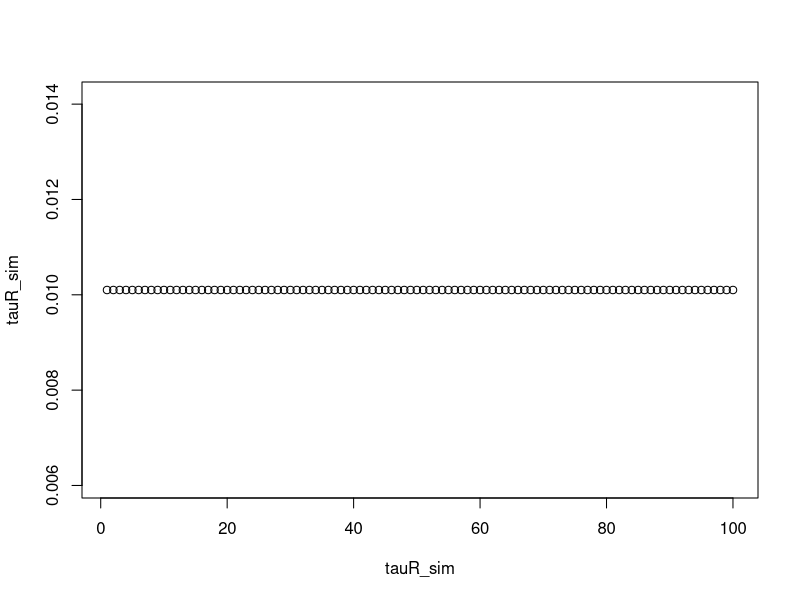
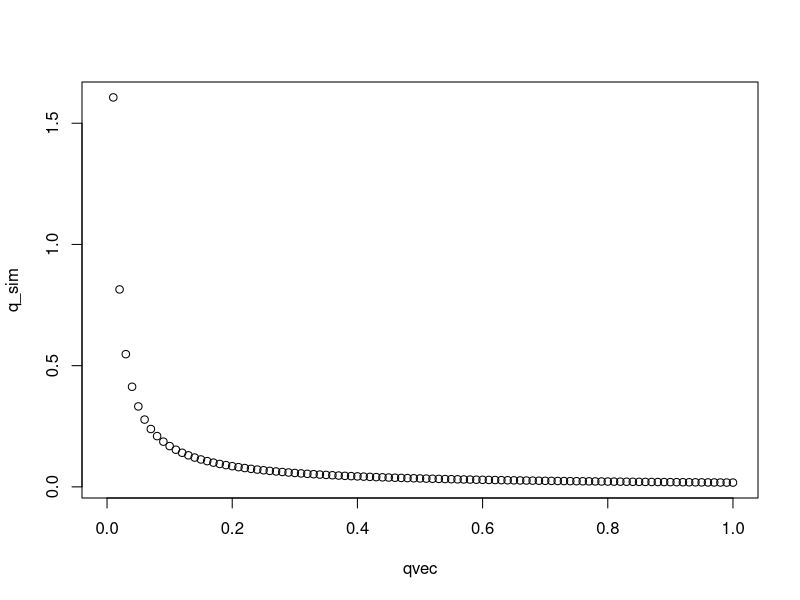
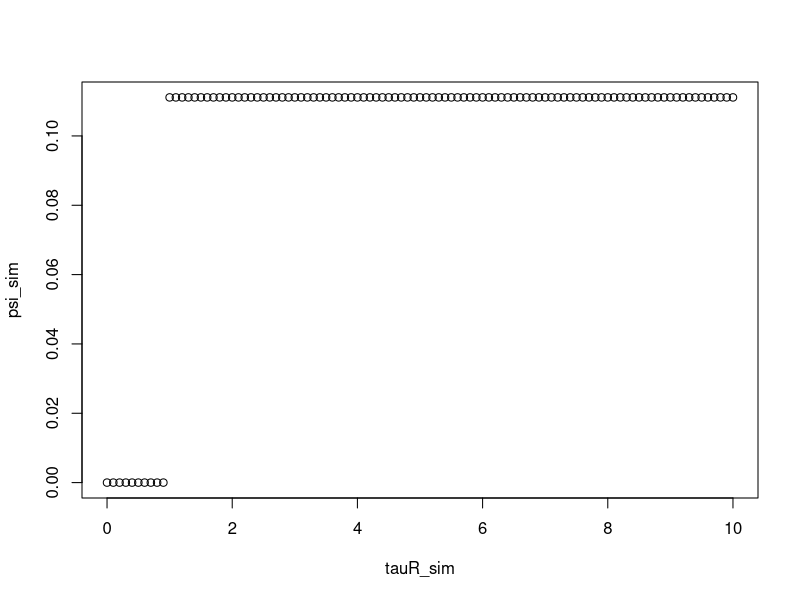
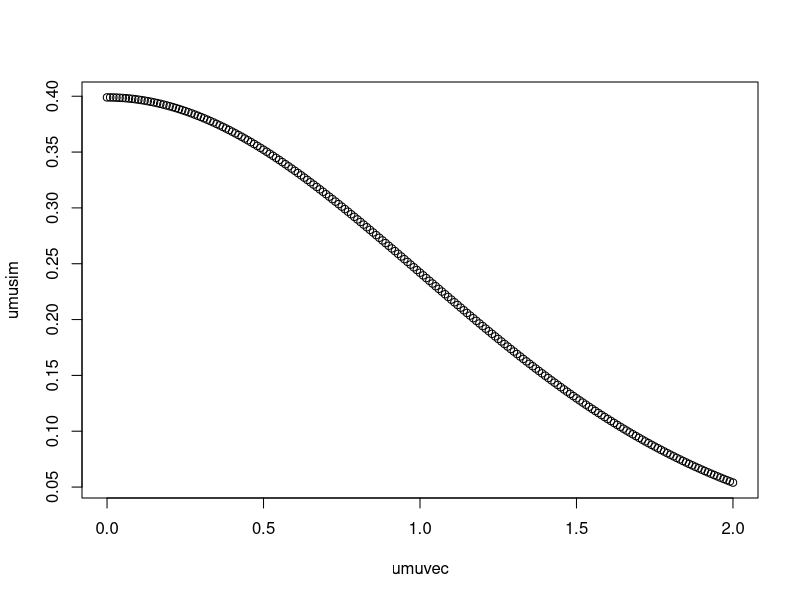
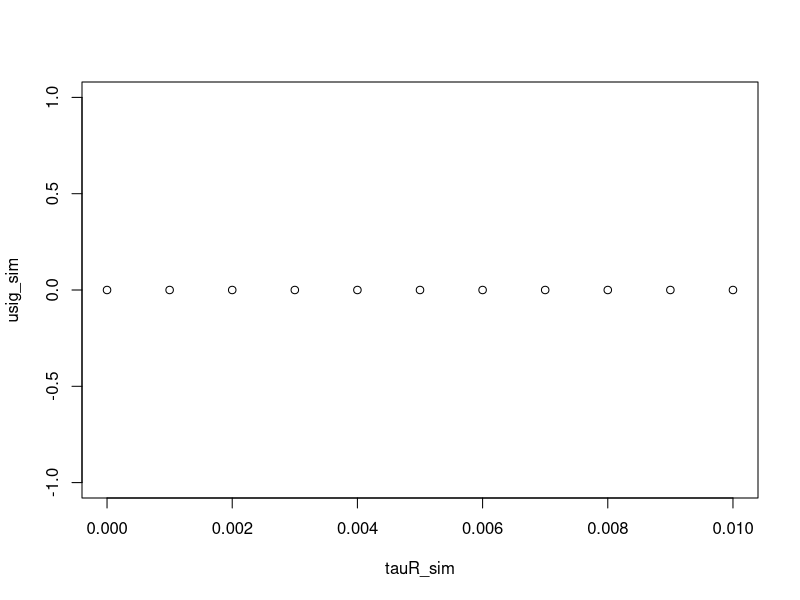

Recreate these plots in R, in order. (Note: this script raises an error after producing the figures.)
#PRIORS and Their Distributions 


#make empty vector

#####
#tauR
#####
tauR ~ dunif(1,100); #this is the estimated variance prior for Spawn Index
tr_vec <- seq(1,100,by=1)
tauR_sim<-dunif(tr_vec,min=1,max=100)
plot(tr_vec,tauR_sim,xlab="tauR_sim")

#####
#q
#####
#q ~ dgamma(.02,0.001);  #Fraction of Spawn Observed on spawn surveys estiamted across  sites
qvec<-seq(0,1,by=0.01)
q_sim <-dgamma(qvec,0.02,0.001)
plot(qvec,q_sim)

#####
#psi
#####
#psi ~ 0.1 #dunif(0,10) #this is in variance for fishing set fixed to try to get convergence
psivec<-seq(0,10,by=0.1)
psi_sim<-dunif(psivec,min=1,max=10) 
plot(psivec,psi_sim,xlab="tauR_sim")  ##*** something strange here


#####
#Pc
#####
#Pc[i,j] ~ dunif(0,c_prior[i,j]) #catch fraction estimated as fraction of 
#c prior is listed as max of 0.01 if there's a zero and 0.95 if ther's fishing in that site 

#####
#Umu
#####
#Umu ~ dnorm(0,1) #average population growth
umuvec<-seq(0,2,by=0.01)
umusim<-dnorm(umuvec,0,1)
plot(umuvec,umusim)


#####
#Usig ******* this seems like  too small of a range for var term
#####
#Usig ~ dunif(0,100); #variance in population growth 
usigvec<-seq(0,.01,by=0.001) #doing this 0.01 which is 1/100, or 1/100^2
usig_sim<-dunif(usigvec,min=1,max=10) 
plot(usigvec,usig_sim,xlab="tauR_sim")  ##*** something strange here

Usig ~ dunif(0,100); #variance in population growth 
Utau <- 1/(Usig*Usig);#precision of variance in pop growth

#####
#U ********this could be a place to dig in and impose a uniform prior keeping it from going so big
#####
#U[i] ~ dnorm(Umu,Utau) #each sites got the 
uvec<-seq(0,3,by=0.01)
usim<-dnorm(uvec,median(umusim),median(usig_sim))
usim<-dgamma(uvec,0.8,0.1) #one option would be to encourage the u estimates to stay away from higher values 
plot(uvec,usim)


#####
#pdocoef
#####
#pdocoef~dnorm(0,1); #estimated impact of pdo of herring
pdocoefvec<-seq(0,1,by=0.01)
pdocoef_sim<-dnorm(pdocoefvec,0,1)
plot(pdocoefvec,pdocoef_sim)


#####
#sigma2
#####
sigma2 ~ dgamma(0.01,0.01) #variance 
sigma2vec<-seq(0,1,by=0.01)
sigma2_sim<-dgamma(sigma2vec,0.01,0.01)
plot(sigma2vec,sigma2_sim)

#####
#eta
#####

#invEta ~ dgamma(0.01,0.01) #wiggle on distance decay
#eta <- 1/invEta


#####
#theta
#####
#    Q[i,j] <- sigma2 * exp(-theta * distMat5[i,j]) #no nugget 

logtheta ~ dnorm(0,0.01) #rate of distance decay
theta <- exp(logtheta)

distMat5
median(sigma2_sim)

#ignoring the weird log thingy
thetavec<-seq(20,400,by=1)
theta_sim<-dnorm(thetavec,5,1)
plot(thetavec,theta_sim)

covt<-exp(-theta_sim*thetavec)

plot(thetavec,covt)

#LIKELIHOOD FUNCTIONs 
Y[i,j] ~  dnorm(X[i,j]*q,1/tauR) #spawn index 
ctab[i,j] ~ dnorm(tl[i,j],1/.1) #distribution of catch data  

X[1,j] ~ dnorm(20,0.1); # vague normal prior for first time step

delta[i,1:nSites] ~ dmnorm(delta[i-1,1:nSites],tauQ[1:nSites,1:nSites]);

##THINGS TO LOOK INTO

#pdocoef - should likely be lower th
